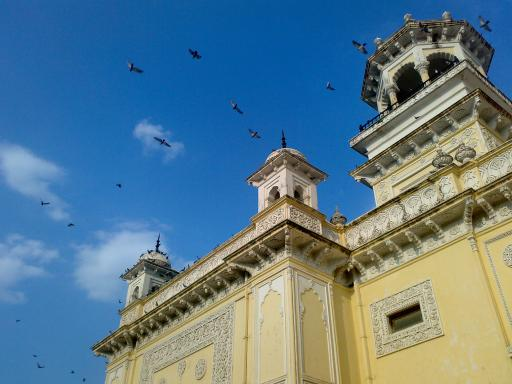
#> input picture data/home.jpg, 512 x 384 px
$ python k-means_clustering.py
#> lines starting #> are read from the running program, lines starting #| are printed output that depends on the picture
import cv2
import matplotlib
import numpy as np
from matplotlib import pyplot as plt
matplotlib.use('TkAgg')


def kmeans(data, K, thresh, n_iter, n_attempts):
    """
    Cluster data into K clusters using the K-Means algorithm.
    :param data: numpy.array(float), the input data array with N (#data) x D (#feature_dimensions) dimensions
    :param K: int, number of clusters
    :param thresh: float, convergence threshold
    :param n_iter: int, #iterations of the K-Means algorithm
    :param n_attempts: int, #attempts to run the K-Means algorithm
    :return:
    compactness: float, the sum of squared distance from each point to their corresponding centers
    labels: numpy.array(int), the label array with Nx1 dimensions, where it denotes the corresponding cluster of
    each data point
    centers : numpy.array(float), a KxD array with the final centroids
    """

    # Checks
    assert data.ndim == 2
    assert K > 0
    assert n_iter > 0
    assert n_attempts > 0
    assert n_attempts >= K

    best_comp = float('inf')
    best_labels = None
    best_centers = None
    labels = []

    for _ in range(n_attempts):

        # Choose random points as centroids
        indices = np.random.choice(data.shape[0], size=K, replace=False)
        centers = data[indices]
        new_centers = centers.copy()

        for _ in range(n_iter):

            # Compute distances from each point to each centroid
            euclidean_distances = np.linalg.norm(data[:, np.newaxis] - centers, axis=2)

            # Assign labels to nearest center
            labels = np.argmin(euclidean_distances, axis=1)

            # Update centers
            for k in range(K):
                cluster_points = data[labels == k]
                if len(cluster_points) > 0:
                    new_centers[k] = cluster_points.mean(axis=0)
                else:
                    # Reassign empty centroid to a random data point
                    new_centers[k] = data[np.random.choice(data.shape[0])]

            # Calculate shift and check for convergence
            shift = np.linalg.norm(new_centers - centers)
            centers = new_centers.copy()

            if shift < thresh:
                break

        # Compute compactness
        compactness = np.sum((data - centers[labels]) ** 2)

        if compactness < best_comp:
            best_comp = compactness
            best_labels = labels
            best_centers = centers

    return best_comp, best_labels, best_centers


def main():
    # Load image
    image = cv2.imread('data/home.jpg')
#> image is the input picture: shape (384, 512, 3); mean B, G, R 141.2, 123.9, 91.6
    height, width = image.shape[:2]
#> height = 384; width = 512

    # Plot original image
    plt.figure()
    plt.imshow(cv2.cvtColor(image, cv2.COLOR_BGR2RGB))
    plt.title("Home - Original Image")
    plt.axis('off')

    # Define parameters
    K = 4
    thresh = 1.0
    n_iter = 10
    n_attempts = 10
    criteria = (cv2.TERM_CRITERIA_EPS + cv2.TERM_CRITERIA_MAX_ITER, n_iter, thresh)

    rgb_vectors = image.reshape(-1, 3).astype(np.float32)

    # Input features rgb pixel values

    plt.figure(figsize=(12, 5))

    # Personal implementation
    compactness, label, center = kmeans(rgb_vectors, K, thresh, n_iter, n_attempts)
#> the loop in kmeans, `for _ in range(n_attempts):` made 10 passes
#> (compactness, best_comp) on pass 6: (262560736, 262560736)
#> (compactness, best_comp) on passes 1, 4, 7: (265292512, 265292512), (265286336, 265286336), (261878336, 261878336)
#> after the loop in kmeans, `for _ in range(n_attempts):`: best_comp = 261878336
#> compactness = 261878336; center = [[93.89, 129.8, 139.9], [42.35, 62.36, 67.14], [148.5, 183.9, 190.6], [171.4, 105.9, 35.29]]
    center = np.uint8(center)
#> center = [[93, 129, 139], [42, 62, 67], [148, 183, 190], [171, 105, 35]]
    result = center[label.flatten()].reshape(image.shape)
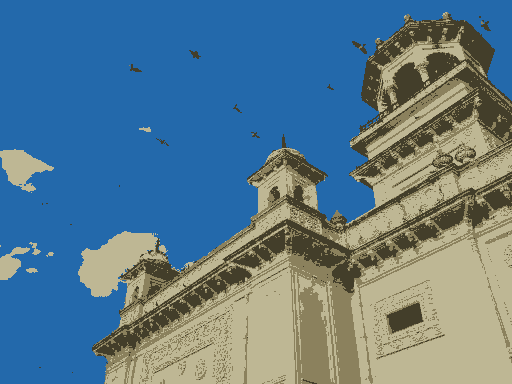
#> result: shape (384, 512, 3); mean B, G, R 140.8, 123, 91.2

    plt.subplot(1, 2, 1)
    plt.imshow(cv2.cvtColor(result, cv2.COLOR_BGR2RGB))
    plt.title("Personal Implementation")
    plt.axis('off')

    # OpenCV implementation
    compactness_cv2, label_cv2, center_cv2 = cv2.kmeans(rgb_vectors, K, None, criteria, n_attempts, cv2.KMEANS_RANDOM_CENTERS)
#> compactness_cv2 = 262097065.2; center_cv2 = [[39.53, 58.63, 63.07], [147.4, 182.8, 189.4], [89.24, 124.4, 134.2], [171.3, 105.8, 35.21]]
    center_cv2 = np.uint8(center_cv2)
#> center_cv2 = [[39, 58, 63], [147, 182, 189], [89, 124, 134], [171, 105, 35]]
    result_cv2 = center_cv2[label_cv2.flatten()].reshape(image.shape)

    plt.subplot(1, 2, 2)
    plt.imshow(cv2.cvtColor(result_cv2, cv2.COLOR_BGR2RGB))
    plt.title("OpenCV Implementation")
    plt.axis('off')

    # Input features pixels coordinates and values
    plt.figure(figsize=(12, 5))

    i_coords, j_coords = np.meshgrid(np.arange(height), np.arange(width), indexing='ij')
    i_coords = i_coords.reshape(-1, 1).astype(np.float32)
    j_coords = j_coords.reshape(-1, 1).astype(np.float32)

    # Combine spatial and color features
    features = np.hstack((i_coords, j_coords, rgb_vectors))

    # Personal implementation
    compactness, label, center = kmeans(features, K, thresh, n_iter, n_attempts)
#> the loop in kmeans (call 2), `for _ in range(n_attempts):` made 10 passes
#> best_comp on passes 1, 3: 2.63e+09, 2.63e+09
#> compactness on passes 2, 4, 5, 6, 7, 8: 2.66e+09, 2.63e+09, 2.65e+09, 2.9e+09, 2.63e+09, 2.87e+09
#> compactness = 2.63e+09; center = [[95.18, 142, 168.6, 100, 26.28], [282.3, 379.8, 123.1, 168.9, 182], [283.5, 111.3, 158.4, 133.2, 98.24], [103.7, 384.8, 114.4, 90, 55.14]]
    rgb_centers = center[:, 2:].astype(np.uint8)
#> rgb_centers = [[168, 100, 26], [123, 168, 181], [158, 133, 98], [114, 89, 55]]
    result = rgb_centers[label.flatten()].reshape(image.shape)
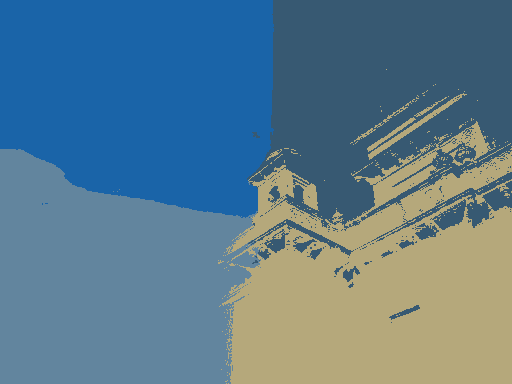
#> result: shape (384, 512, 3); mean B, G, R 140.9, 123.3, 91.2

    plt.subplot(1, 2, 1)
    plt.imshow(cv2.cvtColor(result, cv2.COLOR_BGR2RGB))
    plt.title("Personal Segmented Image (with Pixel Coordinates)")
    plt.axis('off')

    # OpenCV implementation
    compactness, label, center = cv2.kmeans(features, K, None, criteria, n_attempts, cv2.KMEANS_RANDOM_CENTERS)
#> center = [[284.2, 110.8, 158.2, 133.4, 98.73], [282.8, 379.9, 123.5, 169.5, 182.6], [95.89, 142.9, 168.7, 100.1, 26.33], [104.9, 385.4, 113.6, 90.12, 55.98]]
    rgb_centers = center[:, 2:].astype(np.uint8)
#> rgb_centers = [[158, 133, 98], [123, 169, 182], [168, 100, 26], [113, 90, 55]]
    result = rgb_centers[label.flatten()].reshape((height, width, 3))

    plt.subplot(1, 2, 2)
    plt.imshow(cv2.cvtColor(result, cv2.COLOR_BGR2RGB))
    plt.title("Segmented Image (with Pixel Coordinates)")
    plt.axis('off')

    plt.show()
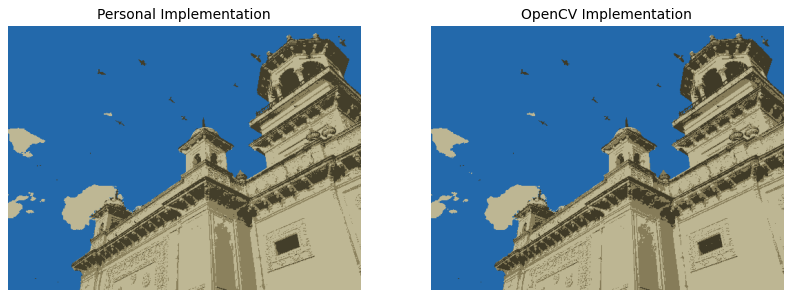
#> figure drawn by matplotlib, 2 panels
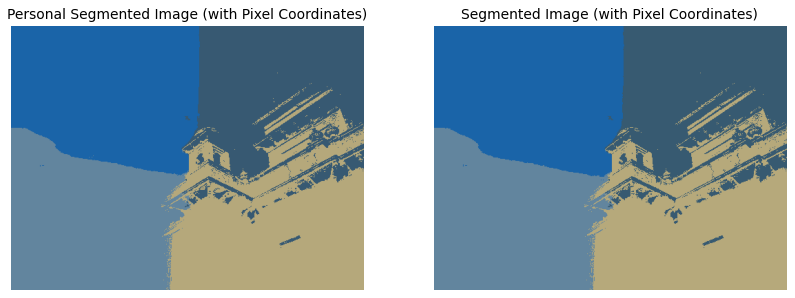
#> figure drawn by matplotlib, 2 panels


if __name__ == "__main__":
    main()
